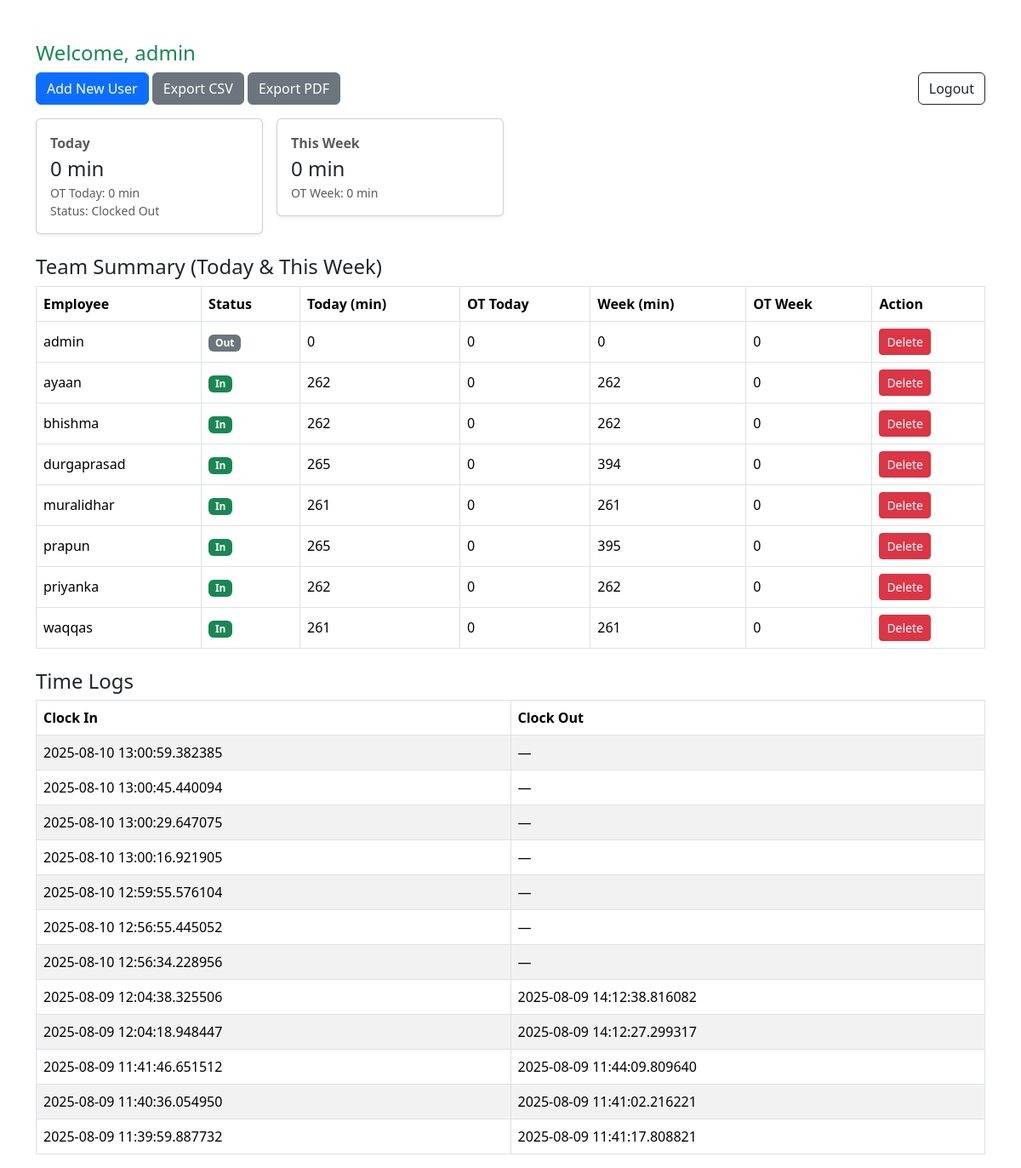
The page /dashboard (signed in) on the database its author committed.
### app.py (models this page shows)
class User(db.Model):
    id       = db.Column(db.Integer, primary_key=True)
    username = db.Column(db.String(100), unique=True, nullable=False)
    password = db.Column(db.String(200), nullable=False)  # plaintext for demo
    role     = db.Column(db.String(20), nullable=False)   # 'admin' | 'employee'

class TimeLog(db.Model):
    id        = db.Column(db.Integer, primary_key=True)
    user_id   = db.Column(db.Integer, db.ForeignKey('user.id'), nullable=False)
    clock_in  = db.Column(db.DateTime)
    clock_out = db.Column(db.DateTime)
    user      = db.relationship('User', backref='time_logs')

### app.py (the view)
@app.route('/dashboard')
def dashboard():
    if 'user_id' not in session:
        return redirect(url_for('index'))
    user = User.query.get(session['user_id'])
    start_date_str = request.args.get('start_date', '').strip()
    end_date_str   = request.args.get('end_date', '').strip()
    employee_q     = request.args.get('employee', '').strip()  # username partial
    def parse_date(d):
        try:    return datetime.strptime(d, "%Y-%m-%d").date()
        except: return None
    start_dt = end_dt = None
    if user.role == 'admin':
        if start_date_str:
            sd = parse_date(start_date_str)
            if sd: start_dt = datetime.combine(sd, time.min)
        if end_date_str:
            ed = parse_date(end_date_str)
            if ed: end_dt = datetime.combine(ed, time.max)
        logs_query = (TimeLog.query
                      .join(User, TimeLog.user_id == User.id)
                      .options(joinedload(TimeLog.user)))
        if employee_q:
            logs_query = logs_query.filter(User.username.ilike(f"%{employee_q}%"))
        if start_dt and end_dt:
            logs_query = logs_query.filter(and_(TimeLog.clock_in >= start_dt, TimeLog.clock_in <= end_dt))
        elif start_dt:
            logs_query = logs_query.filter(TimeLog.clock_in >= start_dt)
        elif end_dt:
            logs_query = logs_query.filter(TimeLog.clock_in <= end_dt)
        logs = logs_query.order_by(TimeLog.clock_in.desc()).all()
    else:
        logs = (TimeLog.query
                .filter_by(user_id=user.id)
                .options(joinedload(TimeLog.user))
                .order_by(TimeLog.clock_in.desc())
                .all())
    my_today, my_today_ot, my_week, my_week_ot, my_clocked_in = totals_for_user_today_and_week(user.id)
    summary = None
    if user.role == 'admin':
        summary = {}
        for u in User.query.order_by(User.username.asc()).all():
            tmin, tot, wmin, wot, cnow = totals_for_user_today_and_week(u.id)
            summary[u.username] = {
                'clocked_in'   : cnow,
                'today_minutes': tmin,
                'today_ot'     : tot,
                'week_minutes' : wmin,
                'week_ot'      : wot,
            }
    employees = User.query.order_by(User.username.asc()).all() if user.role == 'admin' else []
    return render_template(
        'dashboard.html',
        user=user,
        role=user.role,
        logs=logs,
        summary=summary,
        my_today=my_today,
        my_today_ot=my_today_ot,
        my_week=my_week,
        my_week_ot=my_week_ot,
        my_clocked_in=my_clocked_in,
        employees=employees,
        start_date_val=start_date_str,
        end_date_val=end_date_str,
        employee_val=employee_q
    )

### app.py (called while the page is built)
def clamp(dt, start, end):
    if dt < start: return start
    if dt > end:   return end
    return dt

def minutes_in_range(log, start, end):
    if not log.clock_in:
        return 0
    s = clamp(log.clock_in, start, end)
    e = clamp(log.clock_out or datetime.now(), start, end)
    if e <= s:
        return 0
    return int((e - s).total_seconds() // 60)

def day_bounds(dt_date):
    start = datetime.combine(dt_date, time.min)
    end   = datetime.combine(dt_date, time.max)
    return start, end

def this_week_bounds():
    today = datetime.today().date()
    week_start_date = today - timedelta(days=today.weekday())  # Monday
    week_end_date   = week_start_date + timedelta(days=6)      # Sunday
    return day_bounds(week_start_date)[0], day_bounds(week_end_date)[1]

def totals_for_user_today_and_week(user_id):
    today = datetime.today().date()
    today_start, today_end = day_bounds(today)
    week_start, week_end   = this_week_bounds()
    logs = (TimeLog.query
            .filter(TimeLog.user_id == user_id, TimeLog.clock_in >= week_start)
            .order_by(TimeLog.clock_in.asc())
            .all())
    today_minutes  = sum(minutes_in_range(l, today_start, today_end) for l in logs)
    week_minutes   = sum(minutes_in_range(l, week_start,  week_end)  for l in logs)
    clocked_in_now = any(l.clock_out is None for l in logs)
    today_ot = max(0, today_minutes - DAILY_OT_THRESHOLD_MIN)
    week_ot  = max(0, week_minutes  - WEEKLY_OT_THRESHOLD_MIN)
    return today_minutes, today_ot, week_minutes, week_ot, clocked_in_now

### templates/dashboard.html (shortened to what this page needs)
{% extends 'base.html' %} {% block title %}Dashboard{% endblock %} {% block content %}
<h4 class="text-success">Welcome, {{ user.username }}</h4>
<div class="mb-3">
     {% if role == 'admin' %}
    <a href="/add_user" class="btn btn-primary">Add New User</a> {% endif %}
    <a href="/export_csv" class="btn btn-secondary">Export CSV</a>
    <a href="/export_pdf" class="btn btn-secondary">Export PDF</a>
    <a href="/logout" class="btn btn-outline-dark float-end">Logout</a>
</div>
<div class="row g-3">
    <div class="col-md-3">
        <div class="card shadow-sm p-3">
            <div class="fw-bold text-muted">Today</div>
            <div class="fs-4">{{ my_today }} min</div>
            <div class="small {{ 'text-danger' if my_today_ot > 0 else 'text-muted' }}">OT Today: {{ my_today_ot }} min</div>
            <div class="small {{ 'text-success' if my_clocked_in else 'text-muted' }}">Status: {{ 'Clocked In' if my_clocked_in else 'Clocked Out' }}</div>
        </div>
    </div>
    <div class="col-md-3">
        <div class="card shadow-sm p-3">
            <div class="fw-bold text-muted">This Week</div>
            <div class="fs-4">{{ my_week }} min</div>
            <div class="small {{ 'text-danger' if my_week_ot > 0 else 'text-muted' }}">OT Week: {{ my_week_ot }} min</div>
        </div>
    </div>
</div>
{% if summary %}
<h4 class="mt-4">Team Summary (Today & This Week)</h4>
<table class="table table-bordered align-middle">
    <thead>
        <tr>
            <th>Employee</th>
            <th>Status</th>
            <th>Today (min)</th>
            <th>OT Today</th>
            <th>Week (min)</th>
            <th>OT Week</th>
            <th>Action</th>
        </tr>
    </thead>
    <tbody>
        {% for username, data in summary.items() %}
        <tr>
            <td>{{ username }}</td>
            <td><span class="badge {{ 'bg-success' if data.clocked_in else 'bg-secondary' }}">{{ 'In' if data.clocked_in else 'Out' }}</span></td>
            <td>{{ data.today_minutes }}</td>
            <td class="{{ 'text-danger' if data.today_ot > 0 }}">{{ data.today_ot }}</td>
            <td>{{ data.week_minutes }}</td>
            <td class="{{ 'text-danger' if data.week_ot > 0 }}">{{ data.week_ot }}</td>
            <td>
                <form method="POST" action="/delete_user/{{ username }}" onsubmit="return confirm('Delete {{ username }}?')" style="display:inline;">
                    <button type="submit" class="btn btn-sm btn-danger">Delete</button>
                </form>
            </td>
        </tr>
        {% endfor %}
    </tbody>
</table>
{% endif %}
<h4 class="mt-4">Time Logs</h4>
<table class="table table-bordered table-striped">
    <thead>
        <tr>
            <th>Clock In</th>
            <th>Clock Out</th>
        </tr>
    </thead>
    <tbody>
        {% for log in logs %}
        <tr>
            <td>{{ log.clock_in }}</td>
            <td>{{ log.clock_out or '—' }}</td>
        </tr>
        {% endfor %}
    </tbody>
</table>
{% endblock %}

### templates/base.html (shortened to what this page needs)
<!DOCTYPE html>
<html lang="en">
<head>
    <link href="https://cdn.jsdelivr.net/npm/bootstrap@5.3.2/dist/css/bootstrap.min.css" rel="stylesheet">
</head>
<body>
    <div class="container mt-5">
        {% block content %}{% endblock %}
    </div>
</body>
</html>

### rows shown on the page
User: username "admin", clocked_in "Out", today_minutes "0", today_ot "0", week_minutes "0", week_ot "0"
TimeLog: username "ayaan", clocked_in "In", today_minutes "262", today_ot "0", week_minutes "262", week_ot "0", clock_in "2025-08-10 13:00:29.647075", clock_out "—"
TimeLog: username "bhishma", clocked_in "In", today_minutes "262", today_ot "0", week_minutes "262", week_ot "0", clock_in "2025-08-10 13:00:16.921905", clock_out "—"
TimeLog: username "durgaprasad", clocked_in "In", today_minutes "265", today_ot "0", week_minutes "394", week_ot "0", clock_in "2025-08-10 12:56:34.228956", clock_out "—"
TimeLog: username "muralidhar", clocked_in "In", today_minutes "261", today_ot "0", week_minutes "261", week_ot "0", clock_in "2025-08-10 13:00:59.382385", clock_out "—"
TimeLog: username "prapun", clocked_in "In", today_minutes "265", today_ot "0", week_minutes "395", week_ot "0", clock_in "2025-08-10 12:56:55.445052", clock_out "—"
TimeLog: username "priyanka", clocked_in "In", today_minutes "262", today_ot "0", week_minutes "262", week_ot "0", clock_in "2025-08-10 12:59:55.576104", clock_out "—"
TimeLog: username "waqqas", clocked_in "In", today_minutes "261", today_ot "0", week_minutes "261", week_ot "0", clock_in "2025-08-10 13:00:45.440094", clock_out "—"
TimeLog: clock_in "2025-08-09 12:04:38.325506", clock_out "2025-08-09 14:12:38.816082"
TimeLog: clock_in "2025-08-09 12:04:18.948447", clock_out "2025-08-09 14:12:27.299317"
TimeLog: clock_in "2025-08-09 11:41:46.651512", clock_out "2025-08-09 11:44:09.809640"
TimeLog: clock_in "2025-08-09 11:40:36.054950", clock_out "2025-08-09 11:41:02.216221"
TimeLog: clock_in "2025-08-09 11:39:59.887732", clock_out "2025-08-09 11:41:17.808821"

### other values the page prints
{{ my_today }} "0"
{{ my_today_ot }} "0"
{{ 'Clocked In' if my_clocked_in else 'Clocked Out' }} "Clocked Out"
{{ my_week }} "0"
{{ my_week_ot }} "0"
